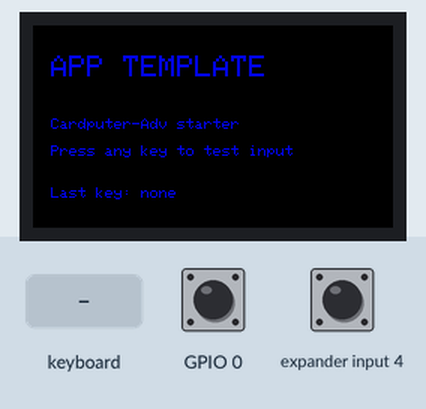
The program below on a simulated ESP32-S3. Parts: 240×135 colour display. The inputs (shaded band) are chosen by the test bench; at power-on: GPIO 0 HIGH, expander input 4 HIGH. What the program prints to the serial monitor is not drawn.

Above: at 1.5 s.
1.6 s: keyboard key "1" received
At 1.65 s:
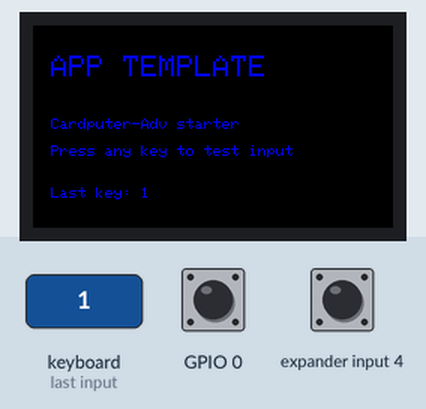
3.2 s: keyboard key "0" received
Timing chart, 0 to 6.2 s (numbered marks = the images above; inputs shaded):
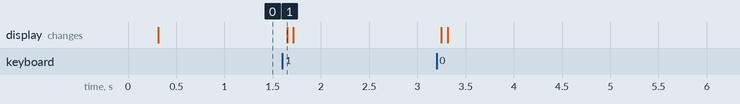

Measured:
- after the input at 1.6 s, the display: changes after 0.05 s (image 1)

The program:

main.cpp
```cpp
#include <M5Cardputer.h>

namespace {

constexpr const char* kAppName = "APP TEMPLATE";
constexpr uint32_t kTextColor = GREEN;
constexpr uint32_t kBgColor = BLACK;

void drawHomeScreen(bool anyKeyDown, char lastKey) {
  M5Cardputer.Display.fillScreen(kBgColor);
  M5Cardputer.Display.setTextSize(2);
  M5Cardputer.Display.setCursor(12, 20);
  M5Cardputer.Display.setTextColor(kTextColor, kBgColor);
  M5Cardputer.Display.println(kAppName);

  M5Cardputer.Display.setTextSize(1);
  M5Cardputer.Display.setCursor(12, 62);
  M5Cardputer.Display.println("Cardputer-Adv starter");
  M5Cardputer.Display.setCursor(12, 80);
  M5Cardputer.Display.println("Press any key to test input");
  M5Cardputer.Display.setCursor(12, 108);

  if (anyKeyDown) {
    M5Cardputer.Display.printf("Last key: %c", lastKey);
  } else {
    M5Cardputer.Display.print("Last key: none");
  }
}

}  // namespace

void setup() {
  auto cfg = M5.config();
  M5Cardputer.begin(cfg, true);

  Serial.begin(115200);
  delay(120);
  Serial.println("Cardputer-Adv app template boot");

  drawHomeScreen(false, '\0');
}

void loop() {
  M5Cardputer.update();

  static bool lastHadKey = false;
  static char lastKey = '\0';

  bool hasKey = false;
  char pressedKey = lastKey;

  if (M5Cardputer.Keyboard.isChange()) {
    if (M5Cardputer.Keyboard.isPressed()) {
      Keyboard_Class::KeysState status = M5Cardputer.Keyboard.keysState();
      if (!status.word.empty()) {
        pressedKey = status.word[0];
        hasKey = true;
        Serial.printf("Key pressed: %c\n", pressedKey);
      }
    }
  }

  if (hasKey || lastHadKey != hasKey) {
    lastHadKey = hasKey;
    if (hasKey) {
      lastKey = pressedKey;
    }
    drawHomeScreen(hasKey, lastKey);
  }

  delay(20);
}
```
